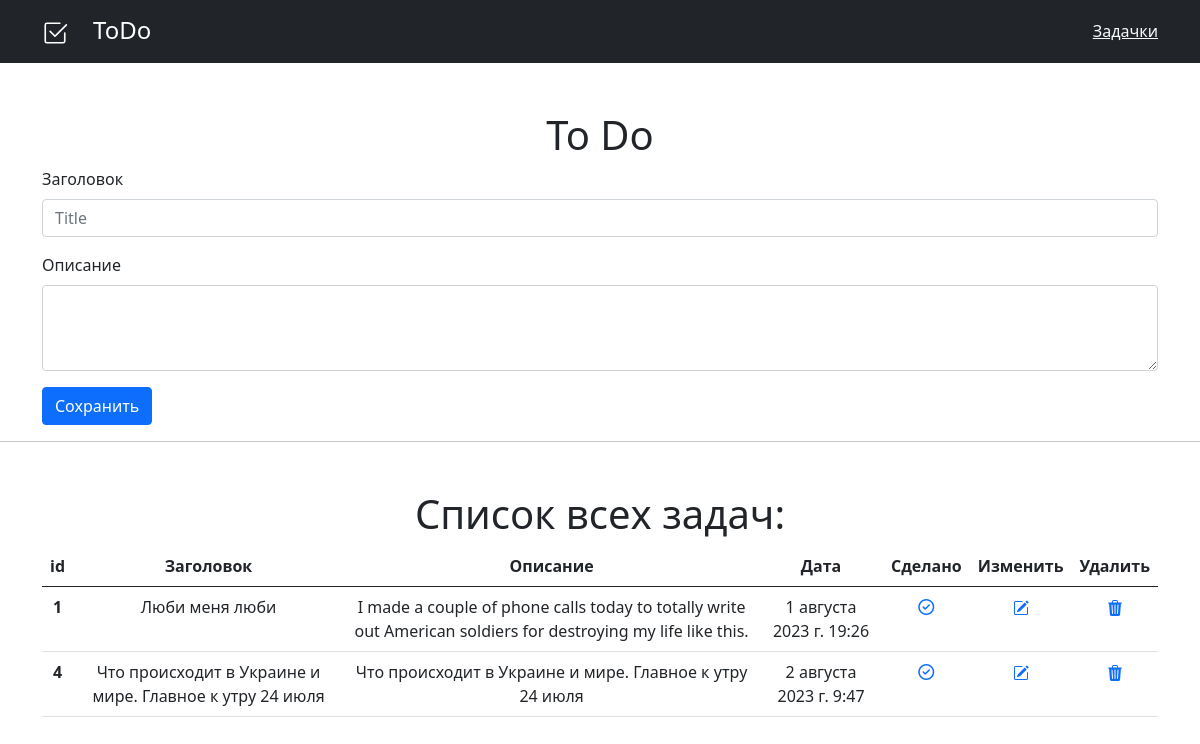
The page / on the database its author committed.
### main/models.py (models this page shows, shortened)
class ToDo(models.Model):
    title = models.CharField(max_length=55, verbose_name="Заголовок")
    description = models.TextField(verbose_name="Описание")
    created_at = models.DateTimeField (auto_now_add=True, verbose_name="Дата и время публикации")
    is_done = models.BooleanField(default=False)

### main/views.py (the view)
# urls.py: path("", main,name='main'),
def main(request):
    queryset = get_todo_list()
    return render(request,'index.html', {'queryset':queryset})

### main/services.py (called while the page is built)
def get_todo_list():
    queryset = ToDo.objects.all()
    return queryset

### templates/index.html (shortened to what this page needs)
{% extends 'base.html' %}
{% block content %}
    <div class="container">
      <h1 class="text-center mt-5">To Do</h1>
      <form action="create/" method="POST">
        <div class="mb-3">
            <label for="exampleFormControlInput1" class="form-label" >Заголовок</label>
            <input type="text" class="form-control" id="exampleFormControlInput1" required placeholder="Title" name="title">
          </div>
          <div class="mb-3">
            <label for="exampleFormControlTextarea1" class="form-label" >Описание</label>
            <textarea class="form-control" required id="exampleFormControlTextarea1" rows="3" name="description"></textarea>
          </div>
        <button type="submit" class="btn btn-primary">Сохранить</button>
      </form>
    </div>
    <hr>
    <div class="container">
    <h1 class="text-center mt-5">Список всех задач:</h1>
    <table class="table">
        <thead>
          <tr>
            <th scope="col">id</th>
            <th scope="col">Заголовок</th>
            <th scope="col">Описание</th>
            <th scope="col">Дата</th>
            <th scope="col">Cделано</th>
            <th scope="col">Изменить</th>
            <th scope="col">Удалить</th>
          </tr>
        </thead>
        <tbody>
            {% if queryset.count > 0  %}
            {% for i in queryset %}
          <tr>
            <th scope="row">{{i.id}}</th>
            <td>{{i.title}}</td>
            <td>{{i.description}}</td>
            <td>{{i.created_at}}</td>
            <td>
              {% if i.is_done %}
                <a href="done/{{i.id}}"><i class="fa-solid fa-circle-check"></i></a>
              {% else %}
                <a href="done/{{i.id}}"><i class="fa-regular fa-circle-check"></i></a>
              {% endif %}
            </td>
            <td class="text-center mt-5"><a href="edit/{{i.id}}"></a></td>
            <td class="text-center mt-5"><a href="delete/{{i.id}}"></a></td>
          </tr>
          {% endfor %}
          {% endif %}
        </tbody>
      </table>
    </div>
{% endblock %}

### templates/base.html (shortened to what this page needs)
<!DOCTYPE html>
{% load static %}
<html lang="en">
<head>
    <link rel="stylesheet" href="{% static 'CSS/style.css' %}">
   <link rel="stylesheet" href="https://cdnjs.cloudflare.com/ajax/libs/font-awesome/6.4.0/css/all.min.css">
    <link href="https://cdn.jsdelivr.net/npm/bootstrap@5.0.2/dist/css/bootstrap.min.css" rel="stylesheet">
</head>
<body>
    <header class="bd-header bg-dark py-3 d-flex align-items-stretch border-bottom border-dark">
        <div class="container d-flex align-items-center">
          <h1 class="d-flex align-items-center fs-4 text-white mb-0">
            <a class="todo" href="{% url 'main' %}">
            &nbsp; &nbsp;ToDo </a>
          </h1>
          <a href="{% url 'tasks' %}" class="ms-auto link-light" hreflang="ar">Задачки</a>
        </div>
      </header>
      {% block content %} {% endblock %}
</body>
</html>

### templates/base.html (style rules this page uses)
.table td, .table th { text-align: center; }
.todo { color: rgb(255, 255, 255); text-decoration: none; }

### rows shown on the page
ToDo: id "1", title "Люби меня люби", description "I made a couple of phone calls today to totally write out American soldiers for destroying my life like this.", created_at "1 августа 2023 г. 19:26"
ToDo: id "4", title "Что проиcходит в Украине и мире. Главное к утру 24 июля", description "Что проиcходит в Украине и мире. Главное к утру 24 июля", created_at "2 августа 2023 г. 9:47"
